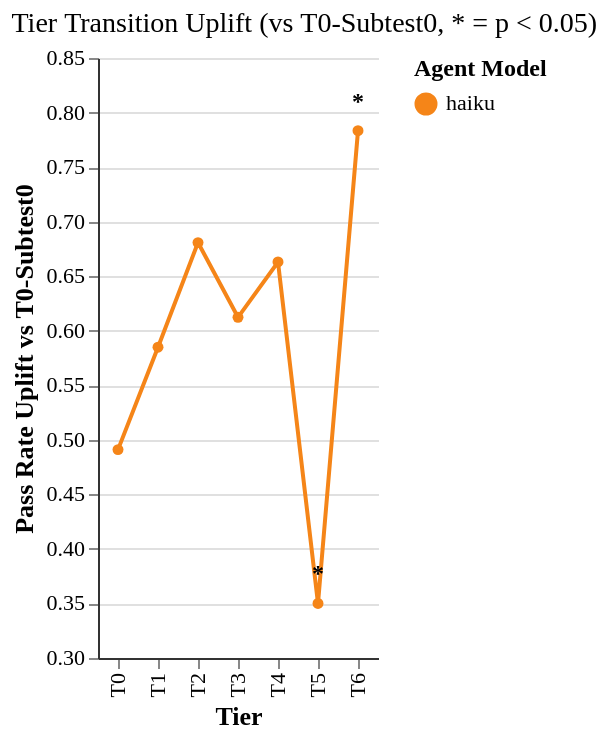

This figure's Vega-Lite source:
### Vega-Lite specification from a JSON file in a GitHub repository (floating-point values rounded to 4 significant figures)
{"config": {"font": "serif", "axis": {"labelFontSize": 11, "titleFontSize": 13, "gridColor": "#e0e0e0", "domainColor": "#333333"}, "legend": {"labelFontSize": 11, "titleFontSize": 12}, "title": {"fontSize": 14, "anchor": "start", "fontWeight": "normal"}, "view": {"stroke": null, "continuousWidth": 400, "continuousHeight": 300}, "mark": {"tooltip": true}}, "layer": [{"data": {"name": "data-c34fd8d7bb449b15f404bc0b195da180"}, "mark": {"type": "line", "point": true}, "encoding": {"color": {"field": "agent_model", "scale": {"domain": ["haiku"], "range": ["#F58518"]}, "title": "Agent Model", "type": "nominal"}, "tooltip": [{"field": "tier", "title": "Tier", "type": "ordinal"}, {"field": "agent_model", "title": "Model", "type": "nominal"}, {"field": "pass_rate", "format": ".2%", "title": "Pass Rate", "type": "quantitative"}, {"field": "uplift", "format": ".2%", "title": "Uplift", "type": "quantitative"}, {"field": "uplift_pct", "format": ".1f", "title": "Uplift %", "type": "quantitative"}], "x": {"field": "tier", "sort": ["T0", "T1", "T2", "T3", "T4", "T5", "T6"], "title": "Tier", "type": "ordinal"}, "y": {"field": "uplift", "scale": {"domain": [0.3, 0.85]}, "title": "Pass Rate Uplift vs T0-Subtest0", "type": "quantitative"}}}, {"data": {"name": "data-5ed6cc53de49ef9c65a791812b386d57"}, "mark": {"type": "text", "color": "black", "dy": -15, "fontSize": 12, "fontWeight": "bold", "text": "*"}, "encoding": {"x": {"field": "tier", "sort": ["T0", "T1", "T2", "T3", "T4", "T5", "T6"], "type": "ordinal"}, "y": {"field": "uplift", "type": "quantitative"}}}], "title": "Tier Transition Uplift (vs T0-Subtest0, * = p < 0.05)", "$schema": "https://vega.github.io/schema/vega-lite/v6.1.0.json", "datasets": {"data-c34fd8d7bb449b15f404bc0b195da180": [{"agent_model": "haiku", "tier": "T0", "pass_rate": 0.641, "uplift": 0.491, "uplift_pct": 327.4, "significant": false}, {"agent_model": "haiku", "tier": "T1", "pass_rate": 0.7349, "uplift": 0.5849, "uplift_pct": 390.0, "significant": false}, {"agent_model": "haiku", "tier": "T2", "pass_rate": 0.8308, "uplift": 0.6808, "uplift_pct": 453.8, "significant": false}, {"agent_model": "haiku", "tier": "T3", "pass_rate": 0.7623, "uplift": 0.6123, "uplift_pct": 408.2, "significant": false}, {"agent_model": "haiku", "tier": "T4", "pass_rate": 0.813, "uplift": 0.663, "uplift_pct": 442.0, "significant": false}, {"agent_model": "haiku", "tier": "T5", "pass_rate": 0.5, "uplift": 0.35, "uplift_pct": 233.3, "significant": true}, {"agent_model": "haiku", "tier": "T6", "pass_rate": 0.9333, "uplift": 0.7833, "uplift_pct": 522.2, "significant": true}], "data-5ed6cc53de49ef9c65a791812b386d57": [{"agent_model": "haiku", "tier": "T5", "pass_rate": 0.5, "uplift": 0.35, "uplift_pct": 233.3, "significant": true}, {"agent_model": "haiku", "tier": "T6", "pass_rate": 0.9333, "uplift": 0.7833, "uplift_pct": 522.2, "significant": true}]}}
